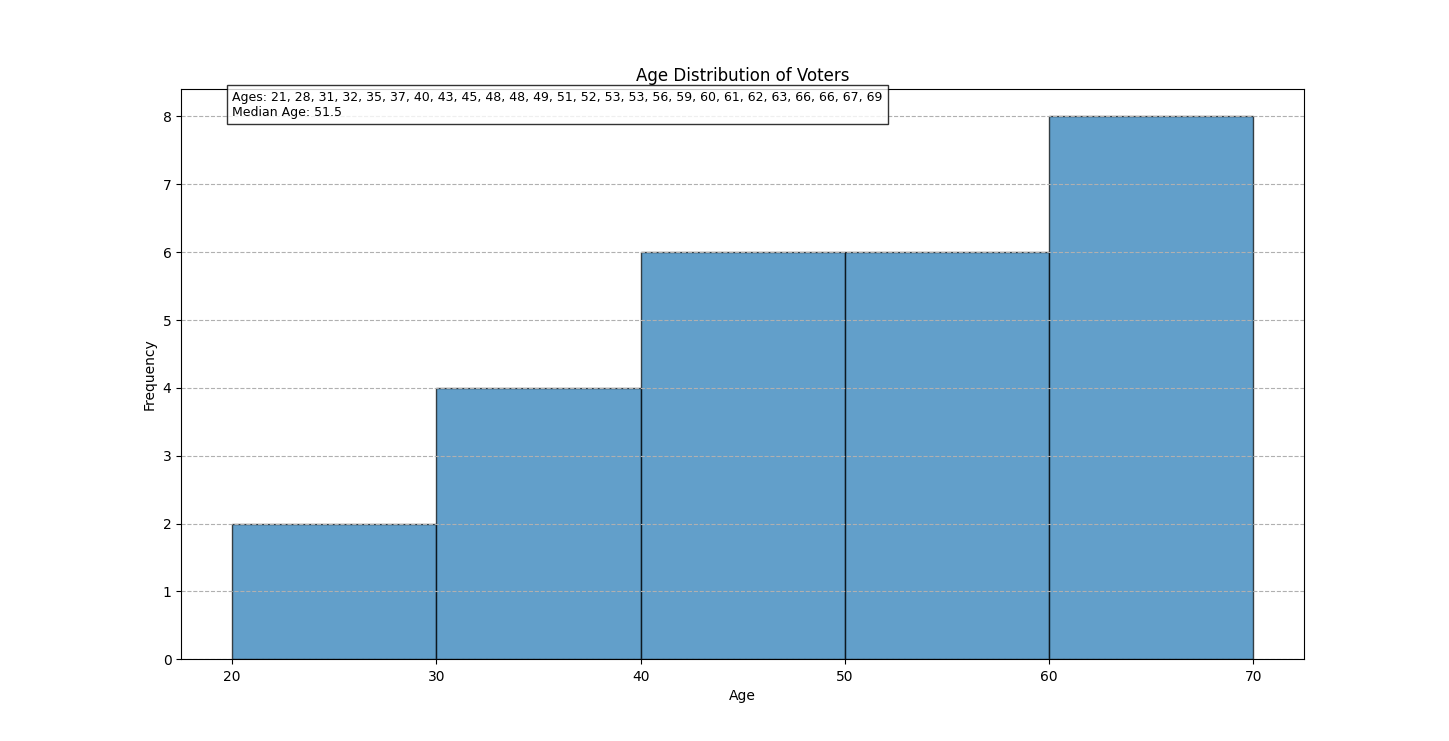

Reproduce this figure in Python.
'''requarement :
 In a survey, 26 voters were asked their ages. The results are shown below. Construct a histogram to represent the
 data (with 5 classes beginning with a lower class limit of 20 and a class width of 10). What is the approximate age
 at the center?
 43 56 28 63 67 66 52 48 37 51 40 60 62 
66 45 21 35 49 32 53 61 53 69 31 48 59

'''
import matplotlib.pyplot as plt

# Data
ages = [43, 56, 28, 63, 67, 66, 52, 48, 37, 51, 40, 60, 62,
        66, 45, 21, 35, 49, 32, 53, 61, 53, 69, 31, 48, 59]
bins = [20, 30, 40, 50, 60, 70]

# Create the histogram
plt.hist(ages, bins=bins, edgecolor='black', alpha=0.7)
plt.grid(axis='y', linestyle='--')
plt.xlabel('Age')
plt.ylabel('Frequency')
plt.title('Age Distribution of Voters')

# Calculate the median (approximate age at the center)
sorted_ages = sorted(ages)
median_age = (sorted_ages[len(sorted_ages)//2 - 1] + sorted_ages[len(sorted_ages)//2]) / 2

# Add a label with all data and the median age
data_label = f"Ages: {', '.join(map(str, sorted_ages))}\nMedian Age: {median_age:.1f}"
plt.text(20, 8, data_label, fontsize=9, bbox=dict(facecolor='white', alpha=0.8))

# Show the plot
plt.show()
